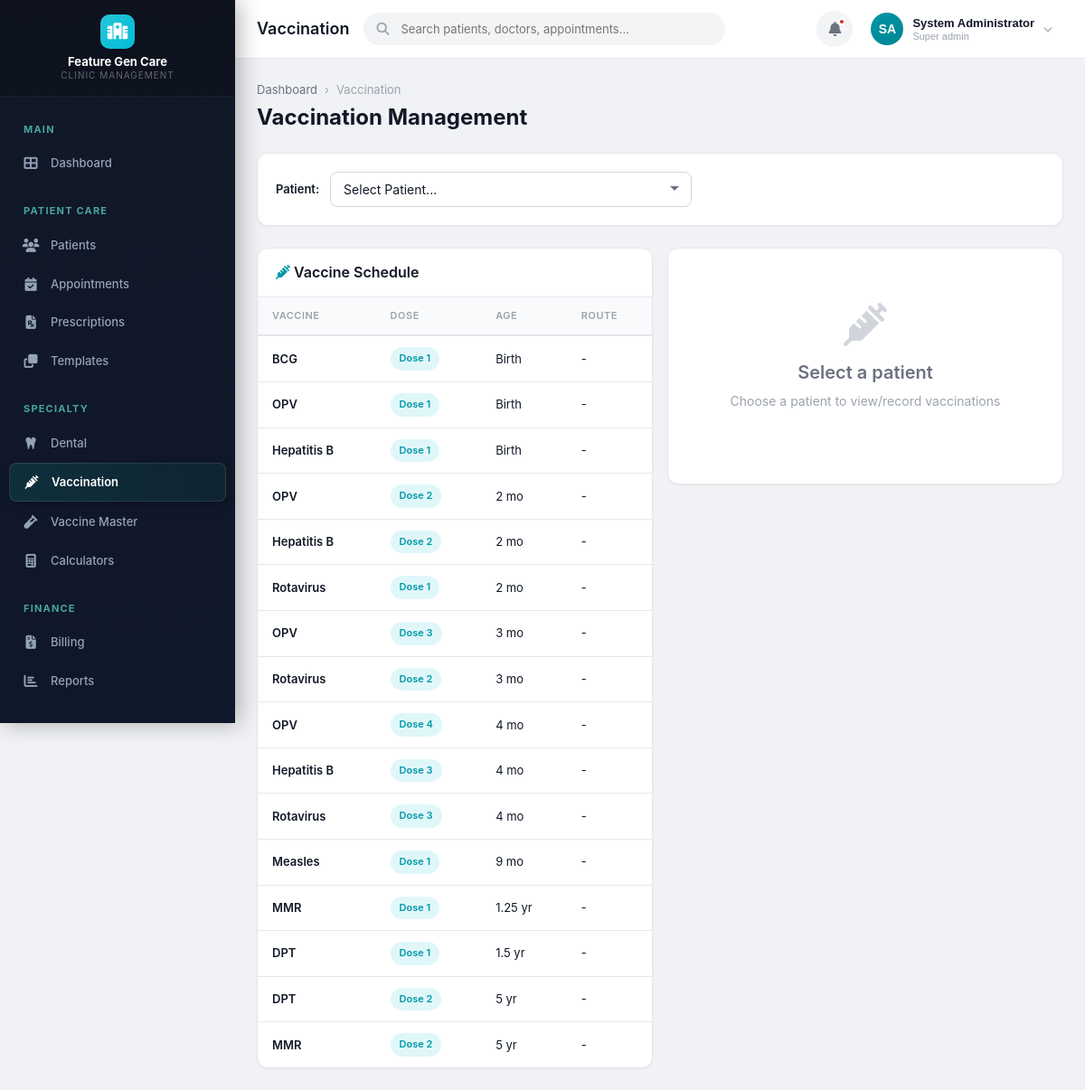
Screenshot of /modules/vaccination/schedule.php (signed in) with the database file from the repository.
### tables this page shows
CREATE TABLE IF NOT EXISTS clinics (
    id INT AUTO_INCREMENT PRIMARY KEY,
    name VARCHAR(200) NOT NULL,
    tagline VARCHAR(300) DEFAULT NULL,
    logo VARCHAR(500) DEFAULT NULL,
    email VARCHAR(150) DEFAULT NULL,
    phone VARCHAR(20) DEFAULT NULL,
    alt_phone VARCHAR(20) DEFAULT NULL,
    website VARCHAR(200) DEFAULT NULL,
    address TEXT DEFAULT NULL,
    city VARCHAR(100) DEFAULT NULL,
    state VARCHAR(100) DEFAULT NULL,
    pincode VARCHAR(10) DEFAULT NULL,
    country VARCHAR(100) DEFAULT 'India',
    registration_no VARCHAR(100) DEFAULT NULL,
    gst_number VARCHAR(20) DEFAULT NULL,
    pan_number VARCHAR(20) DEFAULT NULL,
    primary_color VARCHAR(10) DEFAULT '#4F46E5',
    secondary_color VARCHAR(10) DEFAULT '#7C3AED',
    currency_symbol VARCHAR(5) DEFAULT '₹',
    date_format VARCHAR(20) DEFAULT 'd/m/Y',
    time_format VARCHAR(10) DEFAULT '12h',
    timezone VARCHAR(50) DEFAULT 'Asia/Kolkata',
    prescription_header TEXT DEFAULT NULL,
    prescription_footer TEXT DEFAULT NULL,
    invoice_header TEXT DEFAULT NULL,
    invoice_footer TEXT DEFAULT NULL,
    invoice_prefix VARCHAR(10) DEFAULT 'INV',
    invoice_start_no INT DEFAULT 1,
    patient_id_prefix VARCHAR(10) DEFAULT 'PT',
    patient_id_start_no INT DEFAULT 1000,
    is_active TINYINT(1) DEFAULT 1,
    created_at TIMESTAMP DEFAULT CURRENT_TIMESTAMP,
    updated_at TIMESTAMP DEFAULT CURRENT_TIMESTAMP ON UPDATE CURRENT_TIMESTAMP
);

CREATE TABLE IF NOT EXISTS vaccine_schedules (
    id INT AUTO_INCREMENT PRIMARY KEY,
    vaccine_id INT NOT NULL,
    dose_number INT DEFAULT 1,
    recommended_age_months INT DEFAULT NULL,
    recommended_age_label VARCHAR(50) DEFAULT NULL,
    min_gap_days INT DEFAULT 0 COMMENT 'Min days from previous dose',
    is_mandatory TINYINT(1) DEFAULT 1,
    notes TEXT DEFAULT NULL,
    FOREIGN KEY (vaccine_id) REFERENCES vaccines(id) ON DELETE CASCADE
);

CREATE TABLE IF NOT EXISTS vaccines (
    id INT AUTO_INCREMENT PRIMARY KEY,
    name VARCHAR(200) NOT NULL,
    code VARCHAR(30) DEFAULT NULL,
    disease VARCHAR(200) DEFAULT NULL,
    manufacturer VARCHAR(200) DEFAULT NULL,
    dosage VARCHAR(100) DEFAULT NULL,
    route VARCHAR(50) DEFAULT NULL,
    storage_temp VARCHAR(50) DEFAULT NULL,
    description TEXT DEFAULT NULL,
    is_active TINYINT(1) DEFAULT 1,
    created_at TIMESTAMP DEFAULT CURRENT_TIMESTAMP
);

### modules/vaccination/schedule.php (the view, shortened to what the rows shown need)
<?php
require_once dirname(dirname(__DIR__)) . '/config/session.php';
$db = db();
$schedules = $db->fetchAll(
    "SELECT vs.*, v.name as vaccine_name FROM vaccine_schedules vs
     JOIN vaccines v ON vs.vaccine_id = v.id ORDER BY vs.recommended_age_months ASC"
);
require_once dirname(dirname(__DIR__)) . '/includes/header.php';
?>
<div class="content-header">
    <div>
        <h1>Vaccination Management</h1>
    </div>
</div>
<div class="grid-2 gap-24">
    <div class="card">
        <div class="card-body p-0">
            <?php if (empty($schedules)): ?>
            <div class="empty-state" style="padding: 24px;"><p class="text-muted">No vaccine schedules configured</p></div>
            <?php else: ?>
            <div class="table-responsive">
                <table class="table">
                    <thead><tr><th>Vaccine</th><th>Dose</th><th>Age</th><th>Route</th></tr></thead>
                    <tbody>
                    <?php foreach ($schedules as $s):
                        $ageText = $s['recommended_age_months'] < 1 ? 'Birth' : ($s['recommended_age_months'] >= 12 ? ($s['recommended_age_months']/12) . ' yr' : $s['recommended_age_months'] . ' mo');
                    ?>
                    <tr>
                        <td class="font-semibold"><?= sanitizeOutput($s['vaccine_name']) ?></td>
                        <td><span class="badge badge-primary">Dose <?= $s['dose_number'] ?></span></td>
                        <td><?= $ageText ?></td>
                        <td><?= sanitizeOutput($s['route'] ?? '-') ?></td>
                    </tr>
                    <?php endforeach; ?>
                    </tbody>
                </table>
            </div>
            <?php endif; ?>
        </div>
    </div>
</div>
<?php require_once INCLUDES_PATH . '/footer.php'; ?>

### includes/sidebar.php (shortened to what the rows shown need)
<?php
$db = db();
$clinic = $db->fetch("SELECT name, logo FROM clinics WHERE id = ?", [getCurrentClinicId()]);
?>
<aside class="sidebar">
    <div class="sidebar-brand" style="flex-direction: column; align-items: center; gap: 6px; padding: 16px 12px;">
        <?php if (!empty($clinic['logo'])): ?>
            <img src="<?= UPLOADS_URL ?>/clinics/<?= sanitizeOutput($clinic['logo']) ?>" alt="Clinic Logo" style="max-height: 48px; max-width: 140px; object-fit: contain;">
        <?php else: ?>
            <div class="brand-logo"><i class="fas fa-hospital"></i></div>
        <?php endif; ?>
        <div class="brand-text" style="text-align: center; font-size: 13px; line-height: 1.3; white-space: normal; word-break: break-word;">
            <?= sanitizeOutput($clinic['name'] ?? APP_NAME) ?>
            <small style="display: block; font-size: 10px; opacity: 0.7;">Clinic Management</small>
        </div>
    </div>
</aside>

### rows the page displays
clinics: name "Feature Gen Care"
vaccine_schedules: vaccine.name "BCG", dose_number "1", recommended_age_months "Birth", route "-"
vaccine_schedules: vaccine.name "OPV", dose_number "1", recommended_age_months "Birth", route "-"
vaccine_schedules: vaccine.name "Hepatitis B", dose_number "1", recommended_age_months "Birth", route "-"
vaccine_schedules: vaccine.name "OPV", dose_number "2", recommended_age_months "2 mo", route "-"
vaccine_schedules: vaccine.name "Hepatitis B", dose_number "2", recommended_age_months "2 mo", route "-"
vaccine_schedules: vaccine.name "Rotavirus", dose_number "1", recommended_age_months "2 mo", route "-"
vaccine_schedules: vaccine.name "OPV", dose_number "3", recommended_age_months "3 mo", route "-"
vaccine_schedules: vaccine.name "Rotavirus", dose_number "2", recommended_age_months "3 mo", route "-"
vaccine_schedules: vaccine.name "OPV", dose_number "4", recommended_age_months "4 mo", route "-"
vaccine_schedules: vaccine.name "Hepatitis B", dose_number "3", recommended_age_months "4 mo", route "-"
vaccine_schedules: vaccine.name "Rotavirus", dose_number "3", recommended_age_months "4 mo", route "-"
vaccine_schedules: vaccine.name "Measles", dose_number "1", recommended_age_months "9 mo", route "-"
vaccine_schedules: vaccine.name "MMR", dose_number "1", recommended_age_months "1.25 yr", route "-"
vaccine_schedules: vaccine.name "DPT", dose_number "1", recommended_age_months "1.5 yr", route "-"
vaccine_schedules: vaccine.name "DPT", dose_number "2", recommended_age_months "5 yr", route "-"
vaccine_schedules: vaccine.name "MMR", dose_number "2", recommended_age_months "5 yr", route "-"

### other values shown
$pageTitle "Vaccination"
$currentUser['initials'] "SA"
sanitizeOutput($currentUser['name']) "System Administrator"
str_replace('_', ' ', $currentUser['role']) "Super admin"
